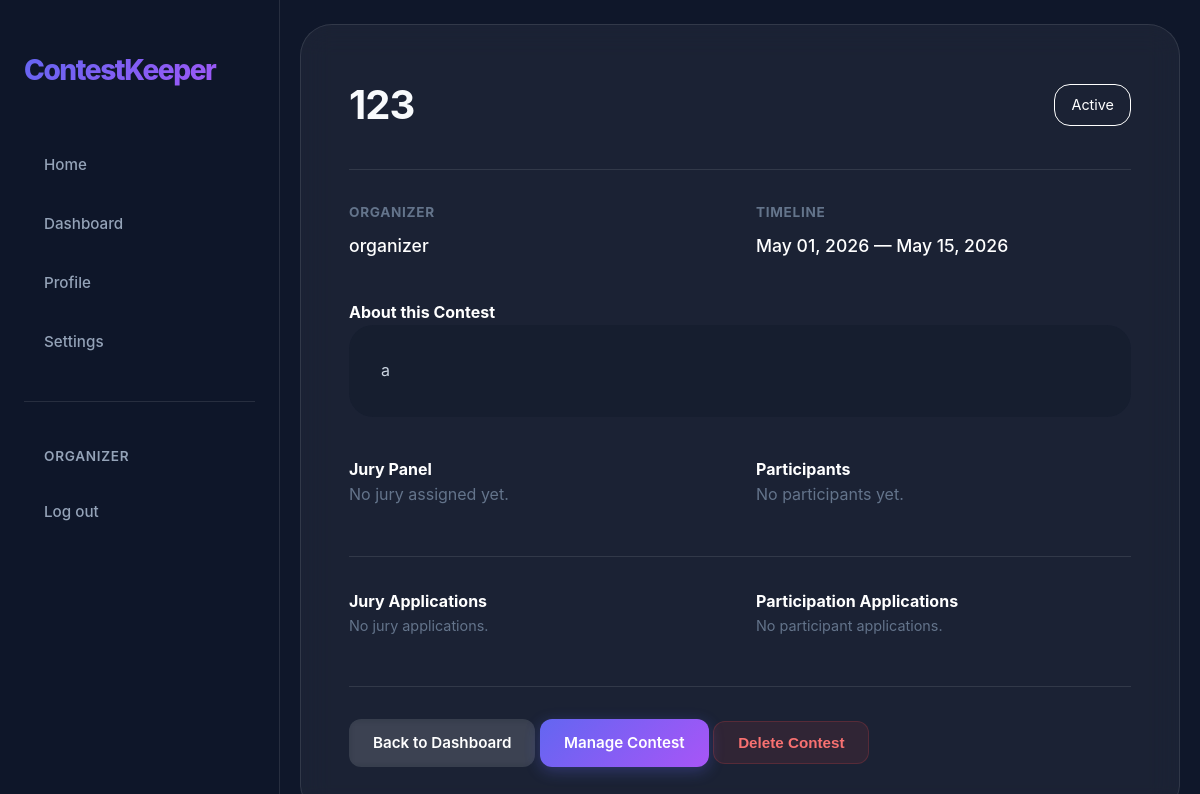
Screenshot of /contests/4/ (signed in) with the database file from the repository.
### app/models.py (models this page shows, shortened)
class User(AbstractUser):
    first_name = None
    last_name = None
    username = models.CharField(max_length=20, unique=True)
    class Role(models.TextChoices):
        ORGANIZER = "ORGANIZER", "Organizer"
        JURY = "JURY", "Jury"
        PARTICIPANT = "PARTICIPANT", "Participant"
    role = models.CharField(choices=Role.choices, default=Role.PARTICIPANT)

class Contest(models.Model):
    class Status(models.TextChoices):
        DRAFT = "DRAFT", "Draft"
        REGISTRATION = "REGISTRATION", "Registration"
        RUNNING = "RUNNING", "Running"
        FINISHED = "FINISHED", "Finished"
    name = models.CharField(max_length=20)
    description = models.TextField(max_length=200)
    start_date = models.DateTimeField()
    end_date = models.DateTimeField()
    organizer = models.ForeignKey(User, on_delete=models.CASCADE, related_name="organized_contests", null=True, blank=True)
    status = models.CharField(choices=Status.choices, default=Status.DRAFT)
    is_draft = models.BooleanField(default=True)
    jurys = models.ManyToManyField(User, related_name="judged_contests", blank=True)
    participants = models.ManyToManyField(User, related_name="participated_contests", blank=True)

### app/views.py (the view)
# urls.py: path("contests/<int:pk>/", views.contest_detail, name="contest_detail"),
def contest_detail(request, pk):
    contest = get_object_or_404(Contest, pk=pk)
    if contest.status == Contest.Status.DRAFT and contest.organizer != request.user:
        from django.http import Http404
        raise Http404("Contest is in draft or you don't have access.")
    p_applications = contest.contest_apps.filter(application_type=Application.Type.PARTICIPANT, status=Application.Status.PENDING)
    j_applications = contest.contest_apps.filter(application_type=Application.Type.JURY, status=Application.Status.PENDING)
    context = {
        "contest": contest,
        "participant_applications": p_applications,
        "jury_applications": j_applications,
        "has_pending_p_app": contest.contest_apps.filter(user=request.user, application_type=Application.Type.PARTICIPANT, status=Application.Status.PENDING).exists() if request.user.is_authenticated else False,
        "has_pending_j_app": contest.contest_apps.filter(user=request.user, application_type=Application.Type.JURY, status=Application.Status.PENDING).exists() if request.user.is_authenticated else False,
    }
    return render(request, "app/contest_detail.html", context)

### app/templates/app/contest_detail.html (shortened to what this page needs)
{% load static %}
<!DOCTYPE html>
<html lang="en">
<head>
    <link rel="stylesheet" href="{% static 'css/common.css' %}">
    <link rel="stylesheet" href="{% static 'css/contest_detail.css' %}">
</head>
<body>
    {% include 'app/nav.html' %}
    <main class="dashboard-container">
        <div class="detail-card">
            <div class="detail-header">
                <h1 style="margin: 0; font-size: 2.5rem;">{{ contest.name }}</h1>
                <span class="status-indicator">Active</span>
            </div>
            <div class="info-grid">
                <div class="info-item">
                    <h4>Organizer</h4>
                    <p>{{ contest.organizer.username }}</p>
                </div>
                <div class="info-item">
                    <h4>Timeline</h4>
                    <p>{{ contest.start_date|date:"M d, Y" }} — {{ contest.end_date|date:"M d, Y" }}</p>
                </div>
            </div>
            <h4>About this Contest</h4>
            <div class="description-box">
                {{ contest.description }}
            </div>
            <div class="roles-section">
                <div>
                    <h4>Jury Panel</h4>
                    <div class="user-list">
                        {% for judge in contest.jurys.all %}
                        <span class="user-tag">{{ judge.username }}</span>
                        {% empty %}
                        <span style="color: #64748b;">No jury assigned yet.</span>
                        {% endfor %}
                    </div>
                </div>
                <div>
                    <h4>Participants</h4>
                    <div class="user-list">
                        {% for participant in contest.participants.all %}
                        <span class="user-tag">{{ participant.username }}</span>
                        {% empty %}
                        <span style="color: #64748b;">No participants yet.</span>
                        {% endfor %}
                    </div>
                </div>
            </div>
            {% if user == contest.organizer %}
            <div class="application-section">
                <div>
                    <h4>Jury Applications</h4>
                    {% for app in jury_applications %}
                    <div class="application-card">
                        <span>{{ app.user.username }}</span>
                        <div class="action-btns">
                            <a href="{% url 'approve_application' app.pk %}" class="btn-sm btn-approve">Approve</a>
                            <a href="{% url 'reject_application' app.pk %}" class="btn-sm btn-reject">Reject</a>
                        </div>
                    </div>
                    {% empty %}
                    <p style="color: #64748b; font-size: 0.9rem;">No jury applications.</p>
                    {% endfor %}
                </div>
                <div>
                    <h4>Participation Applications</h4>
                    {% for app in participant_applications %}
                    <div class="application-card">
                        <span>{{ app.user.username }}</span>
                        <div class="action-btns">
                            <a href="{% url 'approve_application' app.pk %}" class="btn-sm btn-approve">Approve</a>
                            <a href="{% url 'reject_application' app.pk %}" class="btn-sm btn-reject">Reject</a>
                        </div>
                    </div>
                    {% empty %}
                    <p style="color: #64748b; font-size: 0.9rem;">No participant applications.</p>
                    {% endfor %}
                </div>
            </div>
            {% endif %}
            <div class="contest-actions"
                style="margin-top: 3rem; border-top: 1px solid rgba(255, 255, 255, 0.1); padding-top: 2rem;">
                <a href="{% url 'dashboard' %}" class="btn btn-secondary"
                    style="text-decoration: none; text-align: center;">Back to Dashboard</a>
                {% if user == contest.organizer or user.is_staff %}
                <a href="{% url 'contest_edit' contest.pk %}" class="btn btn-primary"
                    style="text-decoration: none; text-align: center;">Manage Contest</a>
                {% endif %}
                {% if user == contest.organizer %}
                <form action="{% url 'contest_delete' contest.pk %}" method="POST" style="display: inline;"
                    onsubmit="return confirm('Are you sure you want to delete this contest? This action cannot be undone.');">
                    <button type="submit" class="btn btn-delete">Delete Contest</button>
                </form>
                {% endif %}
            </div>
        </div>
    </main>
</body>
</html>

### app/templates/app/nav.html (shortened to what this page needs)
{% load static %}
<nav id="nav">
    <div class="nav-container">
        <a href="{% url 'home' %}" class="nav-logo">ContestKeeper</a>
        <div class="nav-links">
            <button data-url="{% url 'home' %}" class="nav-link" id="homeBtn">Home</button>
            <button data-url="{% url 'dashboard' %}" class="nav-link" id="dashboardBtn">Dashboard</button>
            <button data-url="#" class="nav-link" id="profileBtn">Profile</button>
            <button data-url="#" class="nav-link" id="settingsBtn">Settings</button>
            <hr class="nav-auth-divider">
            {% if user.is_authenticated %}
            <span class="nav-user">{{ user.username }}</span>
            <form method="post" action="{% url 'logout' %}" class="nav-logout-form">
                <button type="submit" class="nav-link">Log out</button>
            </form>
            {% else %}
            <a href="{% url 'register' %}" class="nav-link">Register</a>
            <a href="{% url 'login' %}" class="nav-link">Log in</a>
            {% endif %}
        </div>
    </div>
</nav>
<link rel="stylesheet" href="{% static 'css/nav.css' %}">

### app/static/css/common.css (style rules this page uses)
:root { --primary: #6366f1; --primary-hover: #4f46e5; --secondary: #a855f7; --bg-dark: #0f172a; --bg-card: rgba(30, 41, 59, 0.7); --text-main: #f8fafc; --text-muted: #94a3b8; --border: rgba(255, 255, 255, 0.1); --glass: rgba(255, 255, 255, 0.05); --glass-hover: rgba(255, 255, 255, 0.1); --shadow-lg: 0 10px 25px -5px rgba(0, 0, 0, 0.3), 0 8px 10px -6px rgba(0, 0, 0, 0.3); }
* { margin: 0; box-sizing: border-box; }
body { background-color: var(--bg-dark); color: var(--text-main); font-family: 'Inter', -apple-system, BlinkMacSystemFont, "Segoe UI", Roboto, Helvetica, Arial, sans-serif; line-height: 1.6; min-height: 100vh; }
h1, h2, h3 { color: var(--text-main); letter-spacing: -0.025em; }
.btn { display: inline-flex; align-items: center; justify-content: center; padding: 0.75rem 1.5rem; border-radius: 0.75rem; font-weight: 600; font-size: 0.95rem; text-decoration: none; transition: all 0.2s ease; cursor: pointer; border: none; gap: 0.5rem; }
.btn-primary { background: linear-gradient(135deg, var(--primary) 0%, var(--secondary) 100%); color: white; box-shadow: 0 4px 15px rgba(99, 102, 241, 0.3); }
.btn-secondary { background: rgba(255, 255, 255, 0.1); color: white; backdrop-filter: blur(4px); }

### app/static/css/contest_detail.css (style rules this page uses)
.detail-card { background: rgba(255, 255, 255, 0.05); border: 1px solid rgba(255, 255, 255, 0.1); border-radius: 2rem; padding: 3rem; backdrop-filter: blur(15px); width: min(900px, calc(100% - 2.5rem)); margin: 1.5rem auto; color: #fff; box-sizing: border-box; }
.detail-header { border-bottom: 1px solid rgba(255, 255, 255, 0.1); padding-bottom: 2rem; margin-bottom: 2rem; display: flex; justify-content: space-between; align-items: center; }
.info-grid { display: grid; grid-template-columns: repeat(2, 1fr); gap: 2rem; margin-bottom: 2.5rem; }
.info-item h4 { color: #64748b; font-size: 0.85rem; text-transform: uppercase; letter-spacing: 0.05em; margin-bottom: 0.5rem; }
.info-item p { font-size: 1.1rem; font-weight: 500; }
.description-box { background: rgba(15, 23, 42, 0.4); border-radius: 1.5rem; padding: 2rem; margin-bottom: 2.5rem; line-height: 1.7; color: #cbd5e1; }
.roles-section { display: grid; grid-template-columns: repeat(2, 1fr); gap: 2rem; }
.user-list { list-style: none; padding: 0; display: flex; flex-wrap: wrap; gap: 0.6rem; }
.application-section { margin-top: 3rem; display: grid; grid-template-columns: repeat(2, 1fr); gap: 2rem; border-top: 1px solid rgba(255, 255, 255, 0.1); padding-top: 2rem; }
.btn-delete { background: rgba(239, 68, 68, 0.1); color: #f87171; border: 1px solid rgba(239, 68, 68, 0.2); }
.status-indicator { font-size: 0.9rem; padding: 0.5rem 1rem; border-radius: 1rem; border: 1px solid; white-space: nowrap; }

### app/static/css/nav.css (style rules this page uses)
body { padding-left: 280px; }
#nav { background: rgba(15, 23, 42, 0.95); backdrop-filter: blur(20px); -webkit-backdrop-filter: blur(20px); color: white; padding: 0; margin: 0; width: 280px; height: 100vh; position: fixed; top: 0; left: 0; border-right: 1px solid var(--border); z-index: 1000; overflow-y: auto; }
.nav-container { display: flex; flex-direction: column; padding: 3rem 1.5rem; height: 100%; }
.nav-logo { font-size: 1.75rem; font-weight: 800; color: white; text-decoration: none; margin-bottom: 3rem; background: linear-gradient(135deg, var(--primary) 0%, var(--secondary) 100%); -webkit-background-clip: text; background-clip: text; -webkit-text-fill-color: transparent; letter-spacing: -0.05em; }
.nav-links { display: flex; flex-direction: column; gap: 0.75rem; }
.nav-link { color: var(--text-muted); text-decoration: none; padding: 0.875rem 1.25rem; border-radius: 0.75rem; transition: all 0.2s ease; font-size: 0.95rem; font-weight: 500; display: flex; align-items: center; text-align: left; background: transparent; border: none; cursor: pointer; width: 100%; font-family: inherit; }
.nav-auth-divider { margin: 1.5rem 0; border: none; border-top: 1px solid var(--border); }
.nav-user { padding: 0.5rem 1.25rem; font-size: 0.85rem; font-weight: 600; color: var(--text-muted); text-transform: uppercase; letter-spacing: 0.05em; }
.nav-logout-form { display: block; margin-top: auto; }

### rows the page displays
User: username "ORGANIZER"
Contest: name "123", organizer.username "organizer", start_date "May 01, 2026", end_date "May 15, 2026", description "a"
